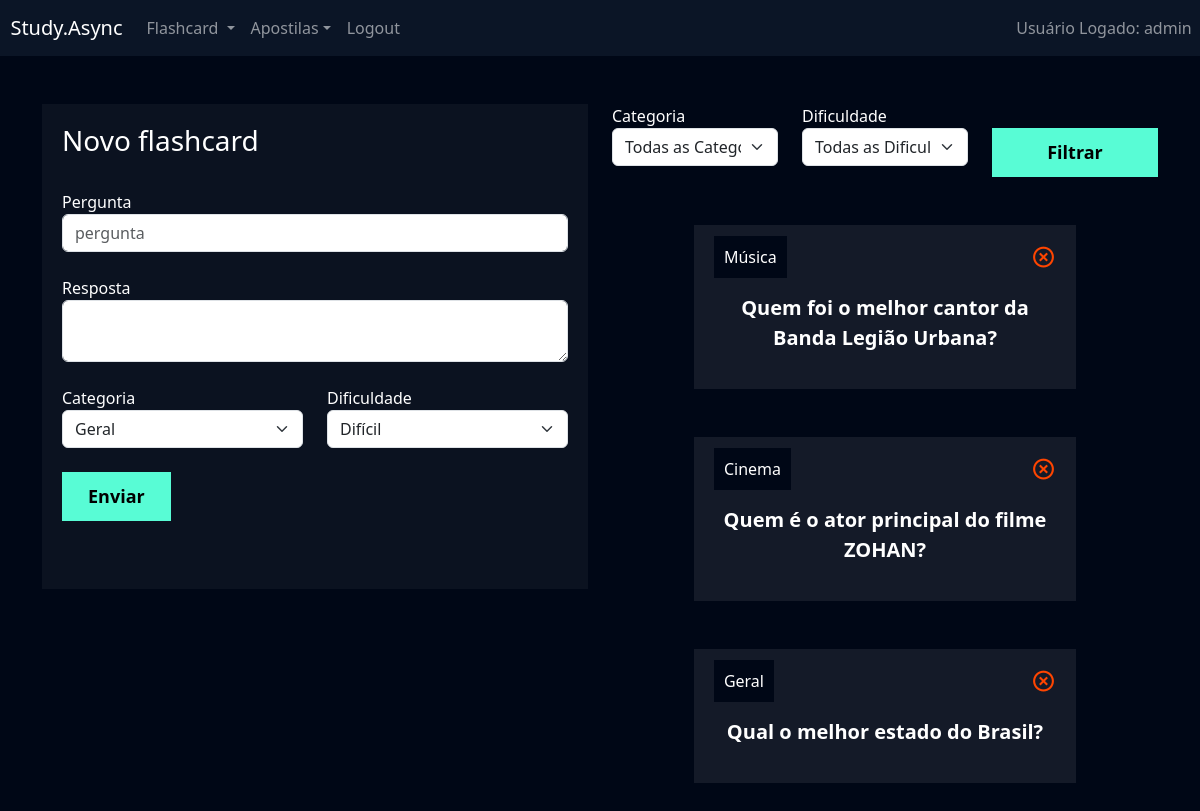
Before: /flashcard/novo_flashcard/ (signed in) with the older database file.
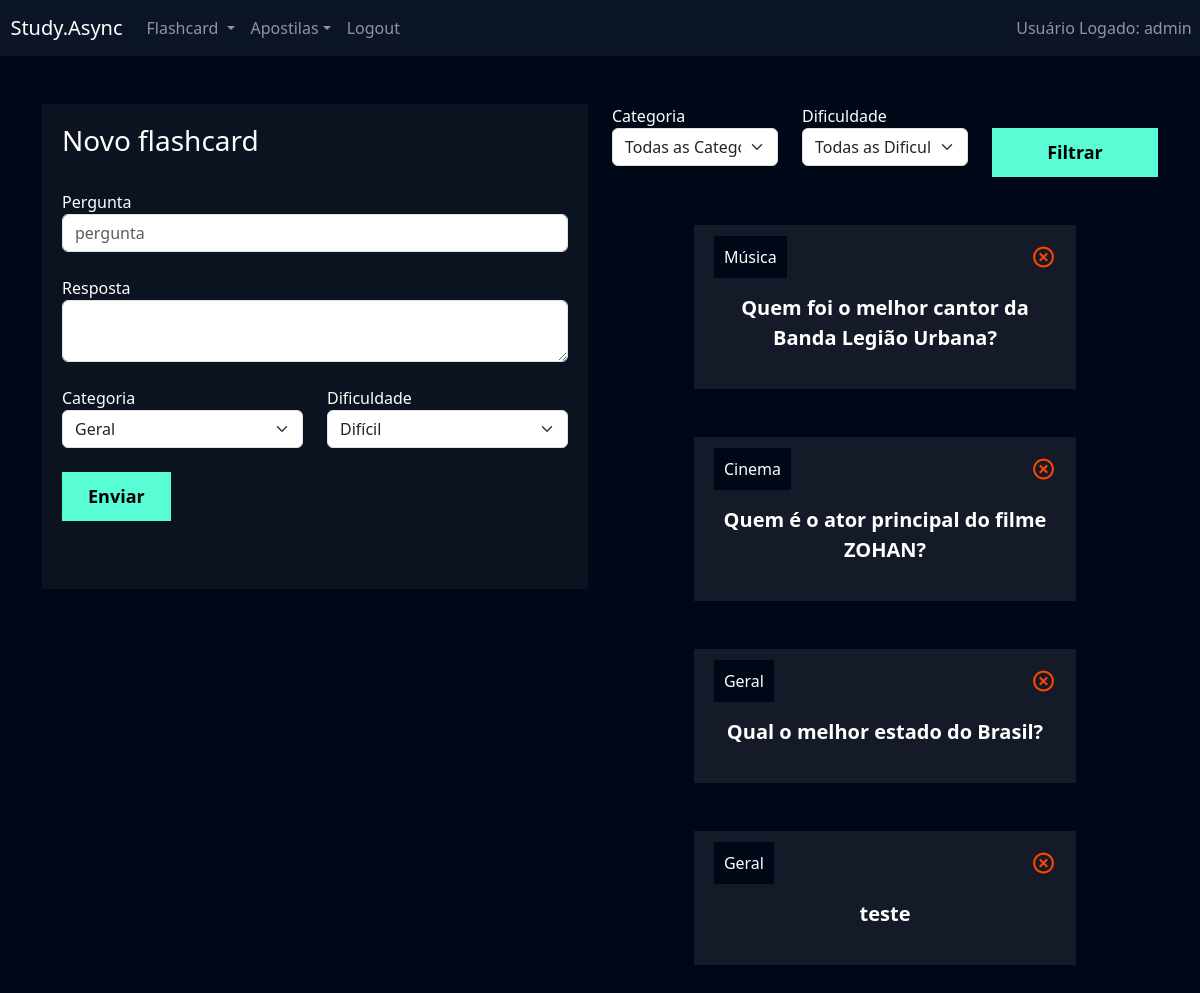
After: the same page with the newer database file.
### flashcard/models.py (models this page shows, shortened)
class Flashcard(models.Model):
    DIFICULDADE_CHOICES = (('D', 'Difícil'), ('M', 'Médio'), ('F', 'Fácil'))
    user = models.ForeignKey(User, on_delete=models.DO_NOTHING)
    pergunta = models.CharField(max_length=100)
    resposta = models.TextField()
    categoria = models.ForeignKey(Categoria, on_delete=models.DO_NOTHING)
    dificuldade = models.CharField(max_length=1, choices=DIFICULDADE_CHOICES)

class Categoria(models.Model):
    nome = models.CharField(max_length=20)
    def __str__(self):
        return self.nome

### flashcard/views.py (the view, shortened to what this page needs)
# urls.py: path('novo_flashcard/', views.novo_flashcard, name='novo_flashcard'),
def novo_flashcard(request):
    if not request.user.is_authenticated:
        return redirect('/usuarios/login')
    if request.method == 'GET':
        categorias = Categoria.objects.all()
        dificuldades = Flashcard.DIFICULDADE_CHOICES
        flashcards = Flashcard.objects.filter(user = request.user)
        categoria_filtrar = request.GET.get('categoria')
        dificuldade_filtrar = request.GET.get('dificuldade')
        if categoria_filtrar:
            flashcards = flashcards.filter(categoria__id=categoria_filtrar)
        if dificuldade_filtrar:
            flashcards = flashcards.filter(dificuldade=dificuldade_filtrar)
        return render (request, 'novo_flashcard.html',{'categorias':categorias, 'dificuldades': dificuldades, 'flashcards': flashcards })

### flashcard/templates/novo_flashcard.html (shortened to what the changed rows need)
{% extends "base.html" %}
{% load static %}
{% block 'cabecalho' %}
    <link href="{% static 'usuarios/css/cadastro.css' %}" rel="stylesheet">
    <link href='https://unpkg.com/boxicons@2.1.4/css/boxicons.min.css' rel='stylesheet'>
    <link href="{% static 'flashcard/css/novo_flashcard.css' %}" rel="stylesheet">
{% endblock 'cabecalho' %}
{% block 'conteudo' %}
{% include "partials/header.html"%}
    <div class="container">
        <br>
        <br>
        <div class="row">
            <div class="col-md">
                <br>
                <br>
                {% for flash in flashcards %}
                    <div class="box-new-flashcard" onclick="flip_card({{flash.id}})">
                        <div class="flashcard ">
                            <div class="flashcard-categoria">
                                {{flash.categoria}}
                            </div>
                            <a href="{% url 'deletar_flashcard' flash.id %}"><i class='icone-exit bx bx-x-circle'></i></a>
                            <br>
                            <br>
                            <div class="flashcard-box-item">
                                <p class="flashcard-item">{{flash.pergunta}}</p>
                            </div>
                        </div>
                    </div>
                    <br>
                    <br>
                {% endfor %}
            </div>
        </div>
    </div>
{% endblock 'conteudo' %}

Changed rows visible on the page:
added Flashcard: categoria "Geral", pergunta "teste"
